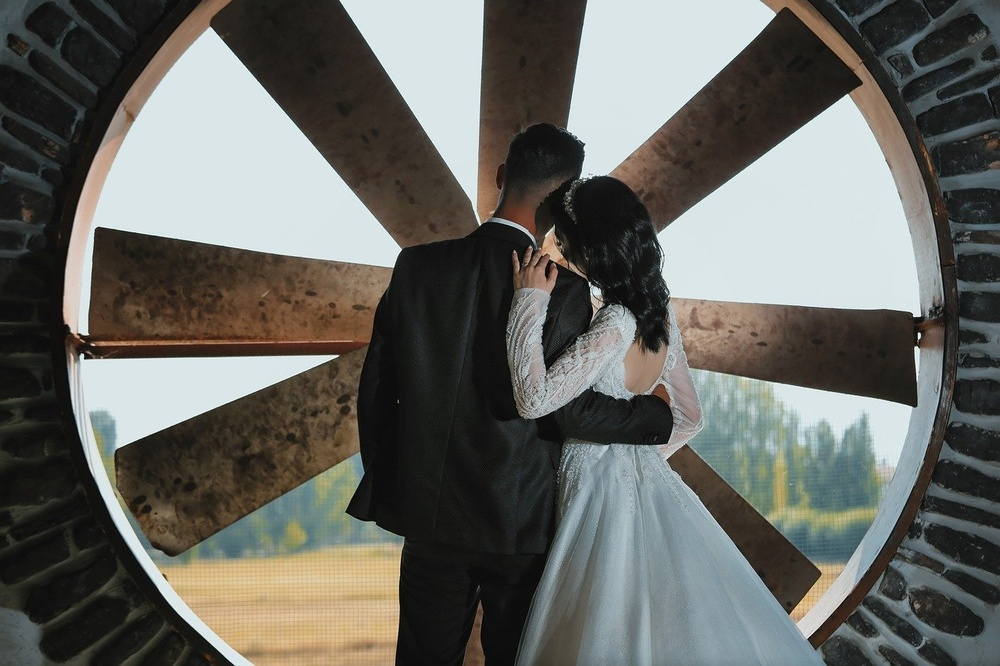
#> input picture dokumentary/pictures/bride-8276620_1280.jpg, 1000 x 666 px, shrunk from 1280 x 853 before the run, given in place of woman.jpg, which was not available
$ jupyter execute --allow-errors ObjectDetection.ipynb   (text cells are left out)
#> lines starting #> are read from the running program, lines starting #| are printed output that depends on the picture; after the words box and inside, x2 and y2 are one past the last pixel; in counts of white or black regions, pixels touching at a corner belong together; pictures that were not available may be replaced by others from this repository, and a replacement may not be noted
[cell 1]
#https://docs.opencv.org/4.x/d3/db4/tutorial_py_watershed.html
import cv2
import numpy as np
from matplotlib import pyplot as plt

image_path = 'pictures/woman.jpg'

# Read the input image
image = cv2.imread(image_path)
#> image is the input picture: shape (666, 1000, 3); mean B, G, R 98.7, 103.5, 103
gray = cv2.cvtColor(image, cv2.COLOR_BGR2GRAY)

 # Apply thresholding to create a binary image
ret, thresh = cv2.threshold(gray, 0, 255, cv2.THRESH_BINARY_INV + cv2.THRESH_OTSU)
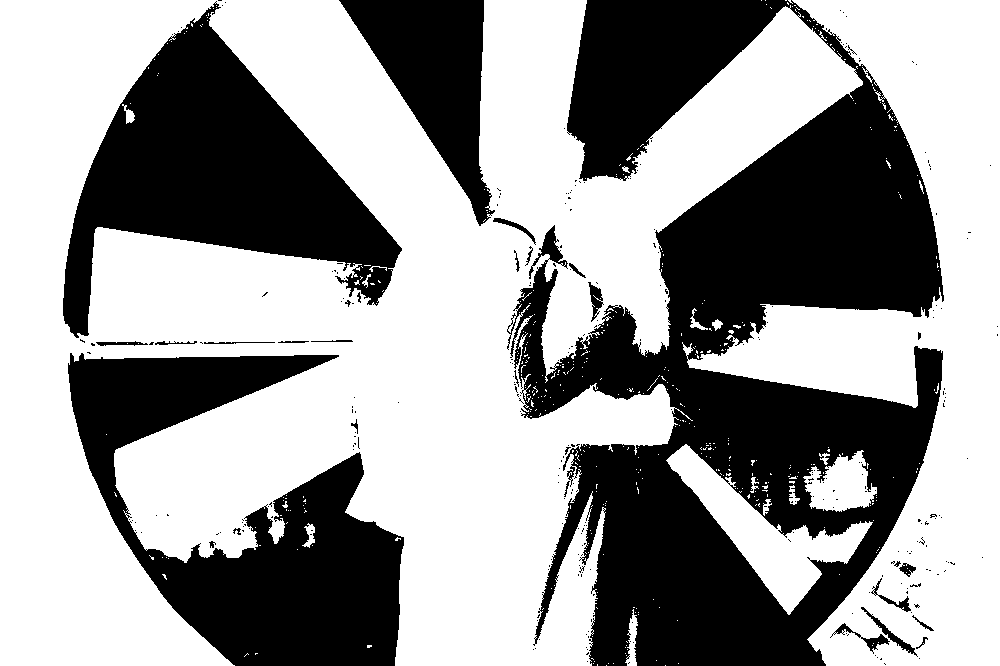
#> thresh: shape (666, 1000); 60.4% white; 287 black regions (259 under 20 px), largest, box (x1, y1, x2, y2) and area: (507, 0, 944, 666) 148808, (68, 353, 404, 666) 48871, (63, 1, 402, 338) 46983
#> ret = 118

# Noise removal using morphological operations
kernel = np.ones((3, 3), np.uint8)
opening = cv2.morphologyEx(thresh, cv2.MORPH_OPEN, kernel, iterations=2)
#> opening: shape (666, 1000); 59.4% white; 77 black regions (63 under 20 px), largest, box (x1, y1, x2, y2) and area: (507, 0, 946, 666) 154956, (68, 353, 404, 666) 49633, (63, 0, 402, 343) 47595

# Sure background area
sure_bg = cv2.dilate(opening, kernel, iterations=3)
#> sure_bg: shape (666, 1000); 64.5% white; 20 black regions (10 under 20 px), largest, box (x1, y1, x2, y2) and area: (511, 63, 942, 666) 114685, (71, 358, 401, 666) 43371, (66, 17, 397, 335) 42688

# Finding sure foreground area
dist_transform = cv2.distanceTransform(opening, cv2.DIST_L2, 5)
ret, sure_fg = cv2.threshold(dist_transform, 0.7 * dist_transform.max(), 255, 0)
#> sure_fg: shape (666, 1000) float32; 0.68% white; 2 white regions, box (x1, y1, x2, y2) and area: (0, 568, 64, 666) 3004, (0, 0, 46, 71) 1523
#> ret = 120.5

# Finding unknown region
sure_fg = np.uint8(sure_fg)
unknown = cv2.subtract(sure_bg, sure_fg)

# Marker labelling
ret, markers = cv2.connectedComponents(sure_fg)
#> markers: shape (666, 1000) int32; 3 distinct labels, from 0 to 2
#> ret = 3

 # Add one to all labels so that sure background is not 0 but 1
markers = markers + 1
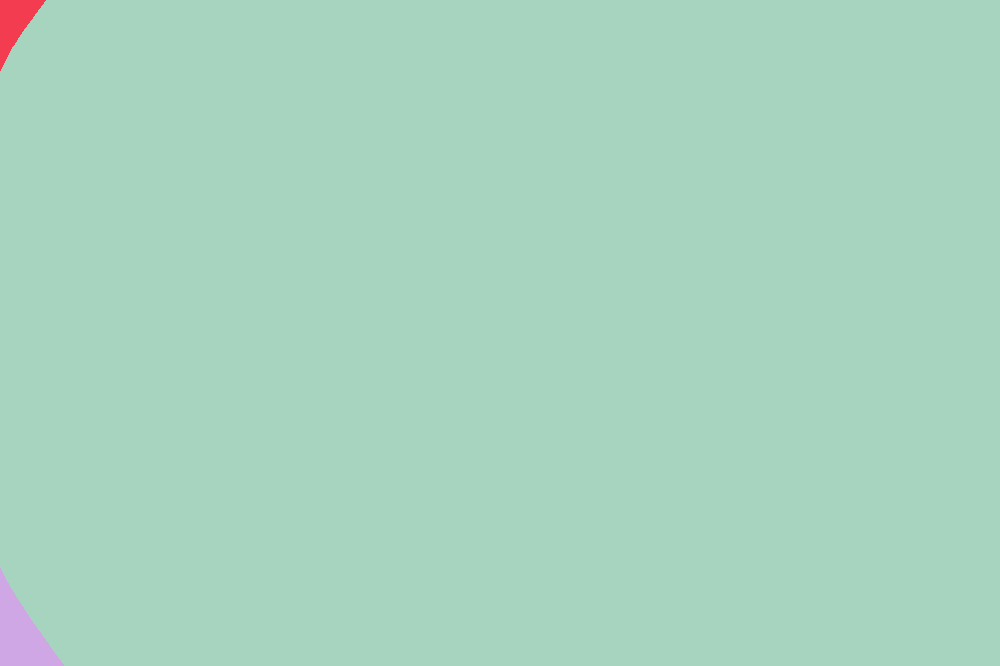
#> markers: shape (666, 1000) int32; 3 distinct labels, from 1 to 3; one colour per label, 0 black

 # Mark the region of unknown with 0
markers[unknown == 255] = 0
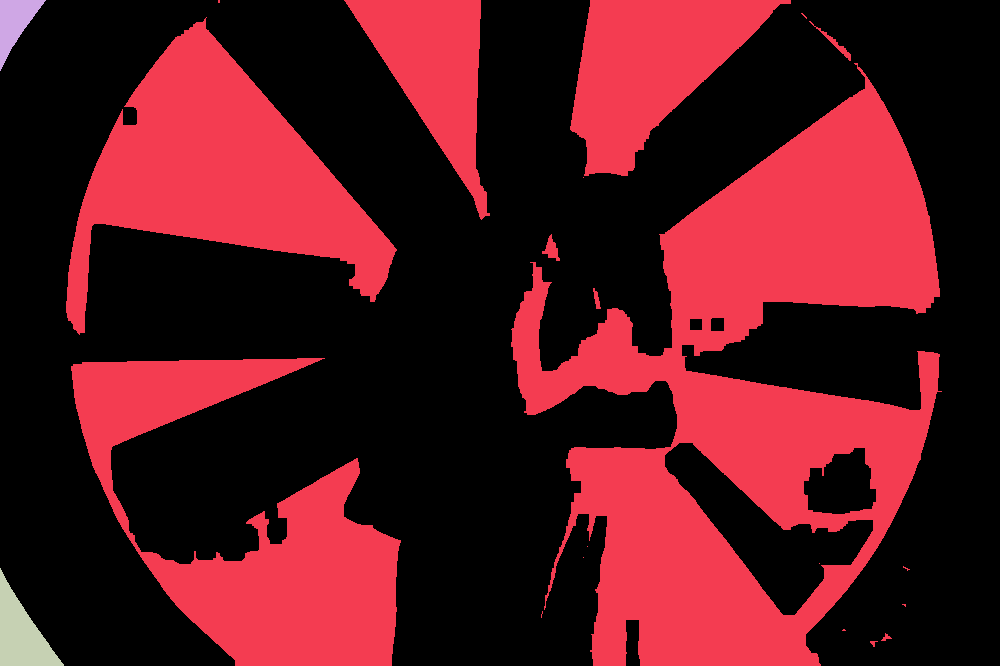
#> markers: shape (666, 1000) int32; 4 distinct labels, from 0 to 3; one colour per label, 0 black

# Apply watershed algorithm
cv2.watershed(image, markers)
image[markers == -1] = [255, 0, 0]  # Mark segmented regions in red
#> image: shape (666, 1000, 3); 0.83% of pixels changed, all inside (x1, y1, x2, y2) = (0, 0, 1000, 666)

plt.imshow(image)

[cell 2]
import cv2
import numpy as np
from skimage.segmentation import slic, mark_boundaries
import matplotlib.pyplot as plt

# Read the image
image = cv2.imread('pictures/woman.jpg')

# Convert the image to RGB (scikit-image slic requires RGB format)
image_rgb = cv2.cvtColor(image, cv2.COLOR_BGR2RGB)

# Perform superpixel clustering using SLIC
segments = slic(image_rgb, n_segments=100, compactness=5)
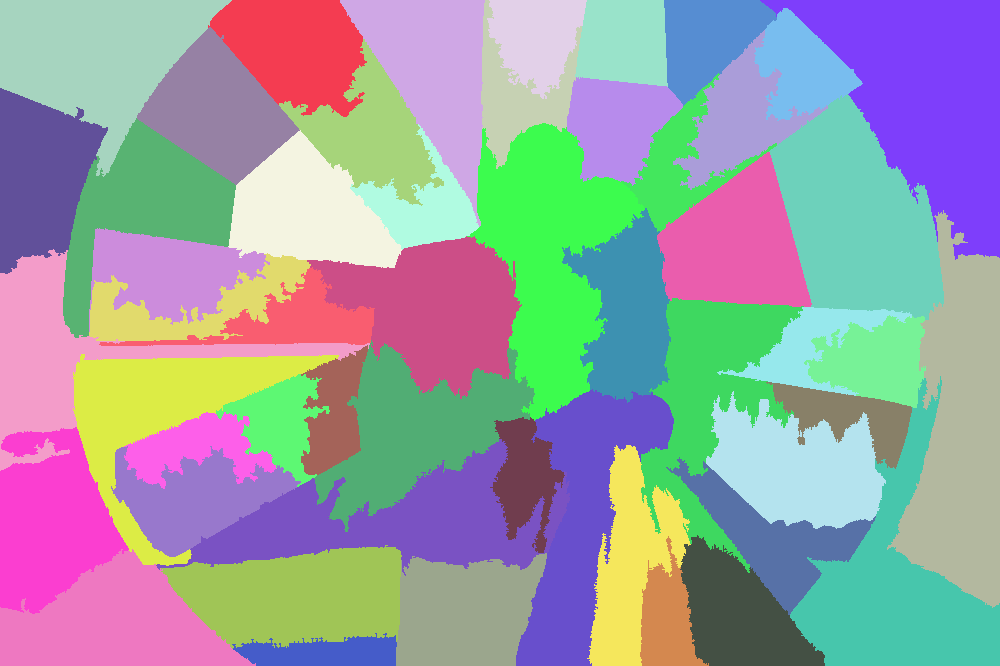
#> segments: shape (666, 1000) int64; 52 distinct labels, from 1 to 52; one colour per label, 0 black

# Create a mask that indicates the boundaries of the segments
segmentation_mask = mark_boundaries(image_rgb, segments)

# Display the original image and the segmented image with boundaries
plt.imshow(segmentation_mask)
plt.title('Superpixel Segmentation')

plt.show()

[cell 3]
from matplotlib import pyplot as plt
import numpy as np
import skimage.segmentation as sk
from skimage.io import imread
from PIL import Image

image = imread('pictures/woman.jpg')
segments = sk.felzenszwalb(image,scale=150,sigma=5,min_size=20)
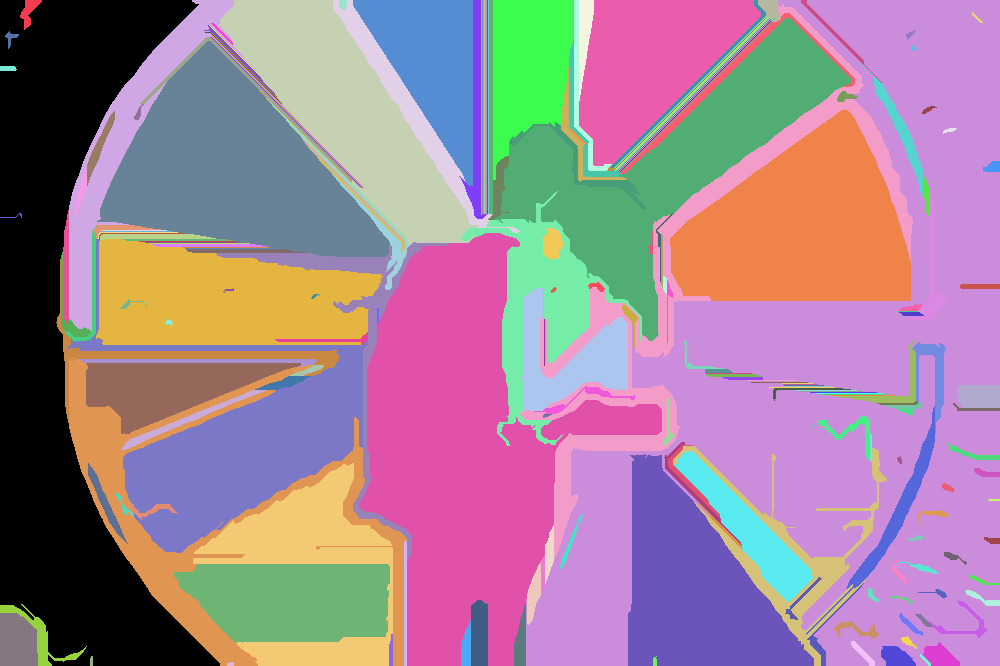
#> segments: shape (666, 1000) int64; 216 distinct labels, from 0 to 215; one colour per label, 0 black
image = sk.mark_boundaries(image,segments)

plt.title('Felzenswalb-algorithm')
plt.imshow(image)

[cell 4]
#https://realpython.com/python-opencv-color-spaces/
from matplotlib import pyplot as plt
import cv2

white = (0, 0, 200)
dark_white = (145, 60, 255)

image = cv2.imread('pictures/dark-eyed-junco.jpg')
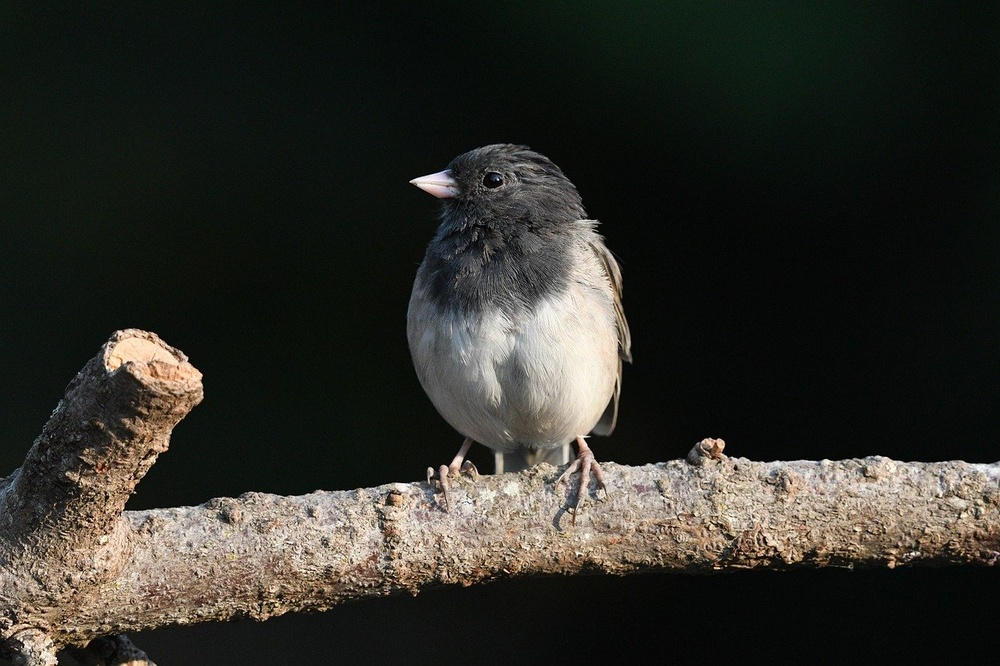
#> input picture dokumentary/pictures/dark-eyed-junco.jpg, 1000 x 666 px, shrunk from 1280 x 853 before the run
#> image is the input picture: shape (666, 1000, 3); mean B, G, R 40.8, 47.1, 47.4
hsvImage = cv2.cvtColor(image, cv2.COLOR_BGR2HSV)
#> hsvImage: shape (666, 1000, 3); mean H, S, V 55.1, 79.5, 51.2
mask = cv2.inRange(hsvImage,white,dark_white)
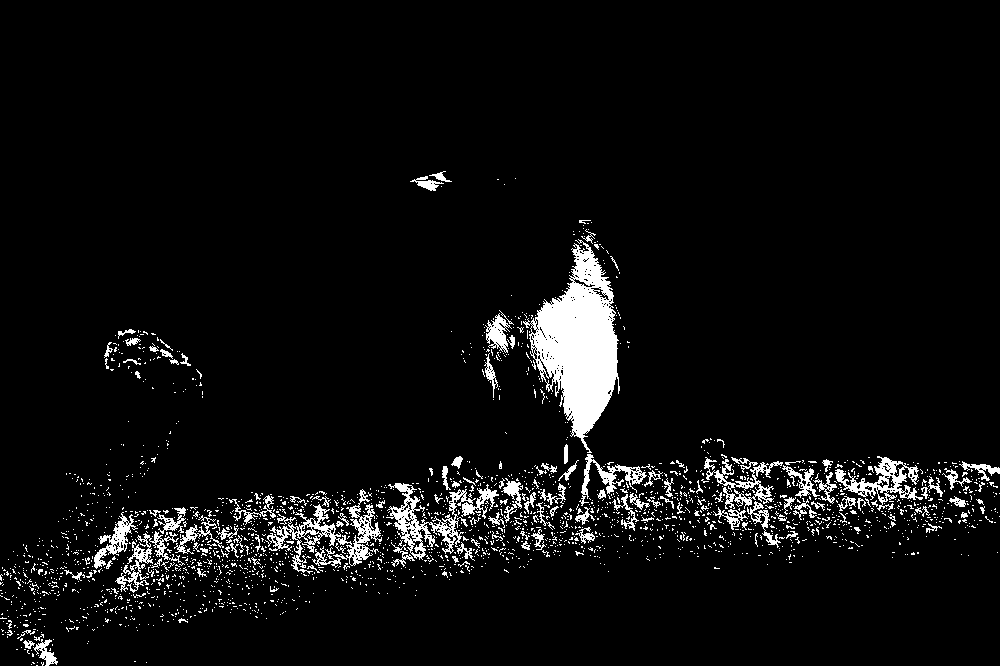
#> mask: shape (666, 1000); 5.5% white; 2385 white regions (2238 under 20 px), largest, box (x1, y1, x2, y2) and area: (523, 239, 620, 453) 9998, (265, 489, 382, 574) 2310, (386, 483, 499, 560) 2300
result = cv2.bitwise_and(hsvImage,hsvImage,mask=mask)
#> result: shape (666, 1000, 3); mean H, S, V 0.9, 1.8, 12.2
plt.imshow(result)
